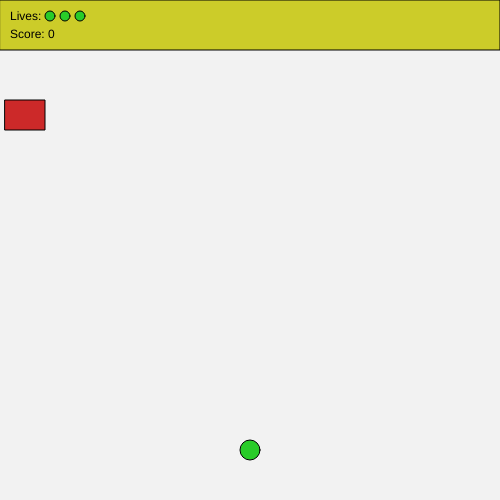
Frame 1 (no input)
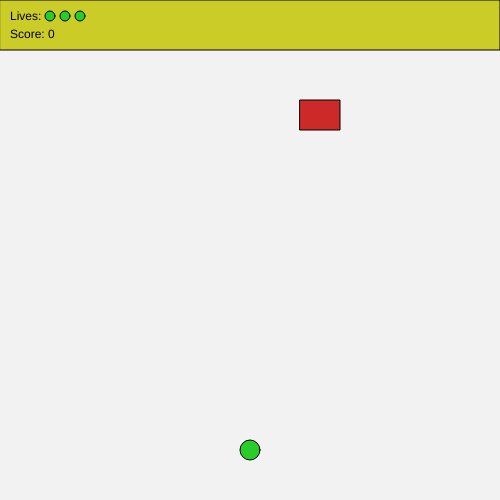
Frame 60 (no input)
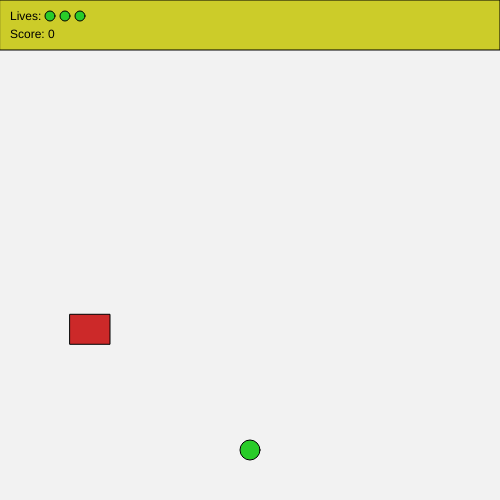
Frame 120 (the mouse pressed at the canvas centre since frame 60)

The p5.js sketch that drew these frames (run headless with seeded random() and noise() and a simulated clock; from frame 60 on, the mouse is pressed at the canvas centre):

// p5.js sketch
// ── sketch.js
// Import the collision library or paste it here.
let backgroundColor,
  frogX,
  frogY,
  score,
  lives,
  gameIsOver,
  car1X,
  car1Y,
  car1V;

function setup() {
  // Canvas & color settings
  createCanvas(500, 500);
  colorMode(HSB, 360, 100, 100);
  backgroundColor = 95;
  frogX = 250;
  frogY = 450;
  score = 0;
  lives = 3;
  gameIsOver = false;
  car1X = 0;
  car1Y = 100;
  car1V = 5;
}

function draw() {
  background(backgroundColor);
  fill(60, 80, 80);
  rect(0, 0, width, 50);
  fill(120, 80, 80);
  ellipse(frogX, frogY, 20);
  moveCars();
  drawCars();
  checkCollisions();
  checkWin();
  displayScores();
  // add comment
}

function keyPressed() {
  if (gameIsOver) {
    console.log("Game over - user input ignored.");
  } else if (keyCode === UP_ARROW) {
    frogY -= 10;
  } else if (keyCode === LEFT_ARROW) {
    frogX -= 10;
  } else if (keyCode === RIGHT_ARROW) {
    frogX += 10;
  } else if (keyCode === DOWN_ARROW) {
    frogY += 10;
  }
}

function moveCars() {
  car1X += car1V;
  if (car1X >= width) {
    car1X = -30;
    // Move the car to a random vertical location
    car1Y = random(100, 400);
  }
}

function drawCars() {
  fill(0, 80, 80);
  rect(car1X, car1Y, 40, 30);
}

function checkCollisions() {
  // Check for Car 1
  if (collideRectCircle(car1X, car1Y, 40, 30, frogX, frogY, 20)) {
    console.log("collided with Car 1");
    frogY = 450;
    lives -= 1;
  }
  if (lives <= 0) {
    gameIsOver = true;
  }
}

function checkWin() {
  if (frogY <= 50) {
    score += 1;
    frogY = 450;
    // Make the car faster each time you score (increasing difficulty per level)
    car1V += 2;
  }
  if (score === 5) {
    gameIsOver = true;
  }
}

function displayScores() {
  textSize(12);
  fill(0);
  // Display Lives
  text(`Lives: `, 10, 20);
  fill(120, 80, 80);
  if (lives >= 1) {
    ellipse(50, 16, 10, 10);
  }
  if (lives >= 2) {
    ellipse(65, 16, 10, 10);
  }
  if (lives >= 3) {
    ellipse(80, 16, 10, 10);
  }
  // Display Score
  fill(0);
  text(`Score: ${score}`, 10, 38);
  // Display game over message, win or lose
  if (gameIsOver) {
    textSize(60);
    if (lives >= 1) {
      text("YOU WIN!", 110, height / 2);
    } else {
      text("GAME OVER", 70, height / 2);
    }
  }
}

// ── collide.js

console.log("### p5.collide ###"),
  (p5.prototype._collideDebug = !1),
  (p5.prototype.collideDebug = function (i) {
    _collideDebug = i;
  }),
  (p5.prototype.collideRectRect = function (i, t, e, o, r, l, n, c) {
    return i + e >= r && i <= r + n && t + o >= l && t <= l + c;
  }),
  (p5.prototype.collideRectCircle = function (i, t, e, o, r, l, n) {
    var c = r,
      p = l;
    return (
      r < i ? (c = i) : r > i + e && (c = i + e),
      l < t ? (p = t) : l > t + o && (p = t + o),
      this.dist(r, l, c, p) <= n / 2
    );
  }),
  (p5.prototype.collideCircleCircle = function (i, t, e, o, r, l) {
    return this.dist(i, t, o, r) <= e / 2 + l / 2;
  }),
  (p5.prototype.collidePointCircle = function (i, t, e, o, r) {
    return this.dist(i, t, e, o) <= r / 2;
  }),
  (p5.prototype.collidePointEllipse = function (i, t, e, o, r, l) {
    var n = r / 2,
      c = l / 2;
    if (i > e + n || i < e - n || t > o + c || t < o - c) return !1;
    var p = i - e,
      s = t - o,
      d = (c * this.sqrt(this.abs(n * n - p * p))) / n;
    return s <= d && s >= -d;
  }),
  (p5.prototype.collidePointRect = function (i, t, e, o, r, l) {
    return i >= e && i <= e + r && t >= o && t <= o + l;
  }),
  (p5.prototype.collidePointLine = function (i, t, e, o, r, l, n) {
    var c = this.dist(i, t, e, o),
      p = this.dist(i, t, r, l),
      s = this.dist(e, o, r, l);
    return void 0 === n && (n = 0.1), c + p >= s - n && c + p <= s + n;
  }),
  (p5.prototype.collideLineCircle = function (i, t, e, o, r, l, n) {
    var c = this.collidePointCircle(i, t, r, l, n),
      p = this.collidePointCircle(e, o, r, l, n);
    if (c || p) return !0;
    var s = i - e,
      d = t - o,
      u = this.sqrt(s * s + d * d),
      h = ((r - i) * (e - i) + (l - t) * (o - t)) / this.pow(u, 2),
      y = i + h * (e - i),
      f = t + h * (o - t);
    return (
      !!this.collidePointLine(y, f, i, t, e, o) &&
      (this._collideDebug && this.ellipse(y, f, 10, 10),
        (s = y - r),
        (d = f - l),
        this.sqrt(s * s + d * d) <= n / 2)
    );
  }),
  (p5.prototype.collideLineLine = function (i, t, e, o, r, l, n, c, p) {
    var s =
      ((n - r) * (t - l) - (c - l) * (i - r)) /
      ((c - l) * (e - i) - (n - r) * (o - t)),
      d =
        ((e - i) * (t - l) - (o - t) * (i - r)) /
        ((c - l) * (e - i) - (n - r) * (o - t));
    if (s >= 0 && s <= 1 && d >= 0 && d <= 1) {
      if (this._collideDebug || p)
        var u = i + s * (e - i),
          h = t + s * (o - t);
      return (
        this._collideDebug && this.ellipse(u, h, 10, 10), !p || { x: u, y: h }
      );
    }
    return !!p && { x: !1, y: !1 };
  }),
  (p5.prototype.collideLineRect = function (i, t, e, o, r, l, n, c, p) {
    var s, d, u, h, y;
    return (
      p
        ? ((s = this.collideLineLine(i, t, e, o, r, l, r, l + c, !0)),
          (d = this.collideLineLine(i, t, e, o, r + n, l, r + n, l + c, !0)),
          (u = this.collideLineLine(i, t, e, o, r, l, r + n, l, !0)),
          (h = this.collideLineLine(i, t, e, o, r, l + c, r + n, l + c, !0)),
          (y = { left: s, right: d, top: u, bottom: h }))
        : ((s = this.collideLineLine(i, t, e, o, r, l, r, l + c)),
          (d = this.collideLineLine(i, t, e, o, r + n, l, r + n, l + c)),
          (u = this.collideLineLine(i, t, e, o, r, l, r + n, l)),
          (h = this.collideLineLine(i, t, e, o, r, l + c, r + n, l + c))),
      !!(s || d || u || h) && (!p || y)
    );
  }),
  (p5.prototype.collidePointPoly = function (i, t, e) {
    for (var o = !1, r = 0, l = 0; l < e.length; l++) {
      (r = l + 1), r == e.length && (r = 0);
      var n = e[l],
        c = e[r];
      ((n.y > t && c.y < t) || (n.y < t && c.y > t)) &&
        i < ((c.x - n.x) * (t - n.y)) / (c.y - n.y) + n.x &&
        (o = !o);
    }
    return o;
  }),
  (p5.prototype.collideCirclePoly = function (i, t, e, o, r) {
    void 0 == r && (r = !1);
    for (var l = 0, n = 0; n < o.length; n++) {
      (l = n + 1), l == o.length && (l = 0);
      var c = o[n],
        p = o[l];
      if (this.collideLineCircle(c.x, c.y, p.x, p.y, i, t, e)) return !0;
    }
    if (1 == r) {
      if (this.collidePointPoly(i, t, o)) return !0;
    }
    return !1;
  }),
  (p5.prototype.collideRectPoly = function (i, t, e, o, r, l) {
    void 0 == l && (l = !1);
    for (var n = 0, c = 0; c < r.length; c++) {
      (n = c + 1), n == r.length && (n = 0);
      var p = r[c],
        s = r[n];
      if (this.collideLineRect(p.x, p.y, s.x, s.y, i, t, e, o)) return !0;
      if (1 == l) {
        if (this.collidePointPoly(i, t, r)) return !0;
      }
    }
    return !1;
  }),
  (p5.prototype.collideLinePoly = function (i, t, e, o, r) {
    for (var l = 0, n = 0; n < r.length; n++) {
      (l = n + 1), l == r.length && (l = 0);
      var c = r[n].x,
        p = r[n].y,
        s = r[l].x,
        d = r[l].y;
      if (this.collideLineLine(i, t, e, o, c, p, s, d)) return !0;
    }
    return !1;
  }),
  (p5.prototype.collidePolyPoly = function (i, t, e) {
    void 0 == e && (e = !1);
    for (var o = 0, r = 0; r < i.length; r++) {
      (o = r + 1), o == i.length && (o = 0);
      var l = i[r],
        n = i[o],
        c = this.collideLinePoly(l.x, l.y, n.x, n.y, t);
      if (c) return !0;
      if (1 == e && (c = this.collidePointPoly(t[0].x, t[0].y, i))) return !0;
    }
    return !1;
  }),
  (p5.prototype.collidePointTriangle = function (i, t, e, o, r, l, n, c) {
    var p = this.abs((r - e) * (c - o) - (n - e) * (l - o));
    return (
      this.abs((e - i) * (l - t) - (r - i) * (o - t)) +
      this.abs((r - i) * (c - t) - (n - i) * (l - t)) +
      this.abs((n - i) * (o - t) - (e - i) * (c - t)) ==
      p
    );
  }),
  (p5.prototype.collidePointPoint = function (i, t, e, o, r) {
    return void 0 == r && (r = 0), this.dist(i, t, e, o) <= r;
  }),
  (p5.prototype.collidePointArc = function (i, t, e, o, r, l, n, c) {
    void 0 == c && (c = 0);
    var p = this.createVector(i, t),
      s = this.createVector(e, o),
      d = this.createVector(r, 0).rotate(l),
      u = p.copy().sub(s);
    if (p.dist(s) <= r + c) {
      var h = d.dot(u),
        y = d.angleBetween(u);
      if (h > 0 && y <= n / 2 && y >= -n / 2) return !0;
    }
    return !1;
  });
